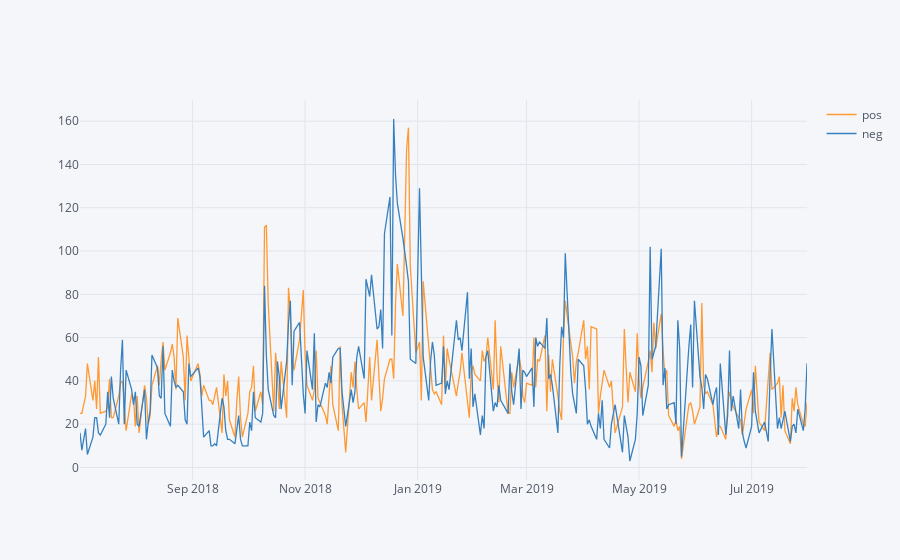

The cell this chart's notebook holds for it:
### Code cell
data[['pos', 'neg']].iplot()

### Figure 1 — Plotly figure (JSON) as saved in the notebook; plotly's stock layout.template omitted (floating-point values rounded to 4 significant figures; data arrays with more than 128 entries replaced by an {"elided": "..."} marker saying what was removed)
{"data": [{"line": {"color": "rgba(255, 153, 51, 1.0)", "dash": "solid", "shape": "linear", "width": 1.3}, "mode": "lines", "name": "pos", "text": "", "type": "scatter", "uid": "b5702990-c184-43d8-ada5-a966d65c101a", "x": {"elided": "272 str values"}, "y": {"elided": "272 int values"}}, {"line": {"color": "rgba(55, 128, 191, 1.0)", "dash": "solid", "shape": "linear", "width": 1.3}, "mode": "lines", "name": "neg", "text": "", "type": "scatter", "uid": "5f58df13-f726-4b24-904b-9b9ec971c8e3", "x": {"elided": "272 str values"}, "y": {"elided": "272 int values"}}], "layout": {"autosize": true, "legend": {"bgcolor": "#F5F6F9", "font": {"color": "#4D5663"}}, "paper_bgcolor": "#F5F6F9", "plot_bgcolor": "#F5F6F9", "title": {"font": {"color": "#4D5663"}}, "xaxis": {"autorange": true, "gridcolor": "#E1E5ED", "range": ["2018-07-02", "2019-07-31"], "showgrid": true, "tickfont": {"color": "#4D5663"}, "title": {"font": {"color": "#4D5663"}, "text": ""}, "type": "date", "zerolinecolor": "#E1E5ED"}, "yaxis": {"autorange": true, "gridcolor": "#E1E5ED", "range": [-5.778, 169.8], "showgrid": true, "tickfont": {"color": "#4D5663"}, "title": {"font": {"color": "#4D5663"}, "text": ""}, "type": "linear", "zerolinecolor": "#E1E5ED"}}}
